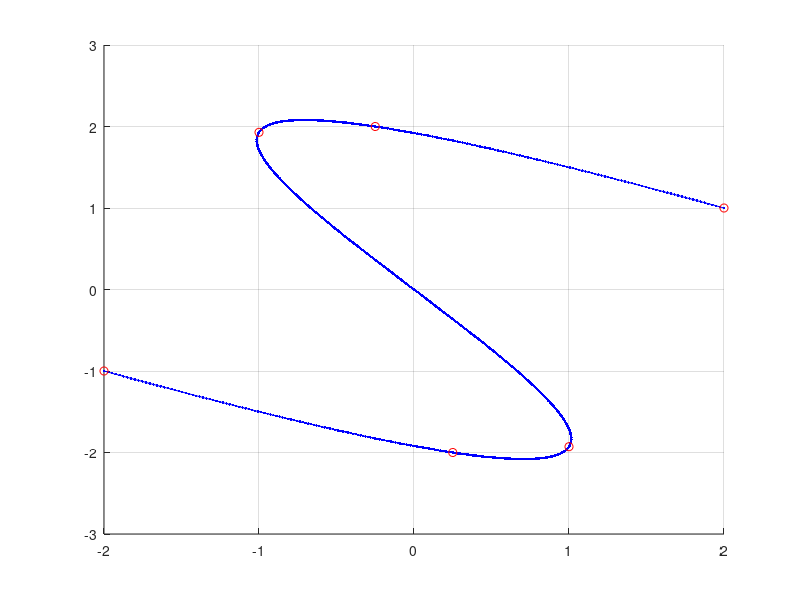

MATLAB code to generate this figure:
%Let's draw a S-shaped line in a plane. 
%It too is such a line that 
%it  is not easily a function type of a relation 
%for any change of the variables. 

%Often one can, however, present the coordinates by 
%a suitable choice of a common parameter t, 
%e.g. directly {x(t),y(t)}. 

%Here, the shape of the desired line suggested 
%polynomial type functions x(t) and y(t): 
%x(t)=ax+bx*t+cx*t^2+dx*t^3 (four model parameters for x) and 
%y(t)=ay+by*t+cy*t^2+dy*t^3 (four model parameters for y). 
%Thus four values for x and also four values for y may be required.

clear;%clear for posssible existing variables in the workspace

%choice of restrictions
restr=1;
%0: local extreme conditions for some x and y
%1: all coordinate values

%choosing some (reference) values for parameter t
t0=0;
t1=0.125;
t2=0.25;
t3=0.75;
t4=0.875;
t5=1;

T=[t0 t1 t2 t3 t4 t5];

%choosing some values for variable x
x0=-1;%t2
x1=-2;%t5
x2=2;%t0
x3=1;%t3

%choosing some values for variable y
y0=-2;%t4
y1=-1;%t5
y2=1;%t0
y3=2;%t1

%solving for model parameter values for x and y
if(restr==0)
    
    Ax=[1 t0   t0^2   t0^3;...
        0  1 2*t2   3*t2^2;...
        0  1 2*t3   3*t3^2;...
        1 t5   t5^2   t5^3 ...
       ];
    bx=[x2 0 0 x1]';
       
    Ay=[1 t0   t0^2   t0^3;...
        0  1 2*t1   3*t1^2;...
        0  1 2*t4   3*t4^2;...
        1 t5   t5^2   t5^3 ...
       ];
    by=[y2 0 0 y1]';

elseif(restr==1)
    AxTMP=vander([t0 t2 t3 t5]);%Vandermonde matrix
    Ax=AxTMP(:,end:-1:1);%reversing due to the definition of vander wrt our chosen representation 
    bx=[x2 x0 x3 x1]';
    
    AyTMP=vander([t0 t1 t4 t5]);%Vandermonde matrix
    Ay=AyTMP(:,end:-1:1);%reversing due to the definition of vander wrt our chosen representation 
    by=[y2 y3 y0 y1]';
end
px=Ax\bx;
py=Ay\by;

%PLOTTING
N=10^3;%number of points to be evaluated
t=linspace(T(1),T(end),N);%the paramerter values
x=px(1)+px(2)*t+px(3)*t.^2+px(4)*t.^3;%x-coordinates
y=py(1)+py(2)*t+py(3)*t.^2+py(4)*t.^3;%y-coordinates

X=px(1)+px(2)*T+px(3)*T.^2+px(4)*T.^3;%x at the chosen references
Y=py(1)+py(2)*T+py(3)*T.^2+py(4)*T.^3;%y at the chosen references


figure(12);
clf;
hold on;
plot(x,y,'b.-');
plot(X,Y,'ro');
grid on;
